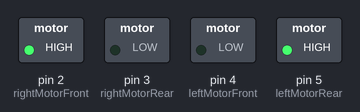
This sketch was run on a simulated Arduino Uno, built with avr-gcc and run on an emulated ATmega328P. On the bench: switched loads named in the sketch (green lamp = pin HIGH).

Above: at 0.1 s.
Timing chart, 0 to 1.6 s (numbered marks = the images above):
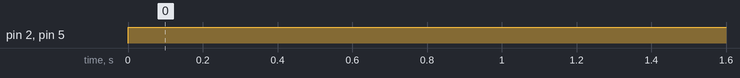

Measured:
- by itself, pin 2 (rightMotorFront), pin 5 (leftMotorRear): LOW → HIGH at 0.00 s

The sketch:

RobotCar_MaxCode.ino
```cpp
int rightMotorFront = 2;
int rightMotorRear = 3;
int leftMotorFront = 4;
int leftMotorRear = 5;

void setup() {
  // put your setup code here, to run once:
  pinMode(rightMotorFront, OUTPUT);
  pinMode(rightMotorRear, OUTPUT);
  pinMode(leftMotorFront, OUTPUT);
  pinMode(leftMotorRear, OUTPUT);
}

void loop() {
  // put your main code here, to run repeatedly:
  // Below code is for the RIGHT side of the Robot Car.
  digitalWrite(rightMotorFront, HIGH);
  digitalWrite(rightMotorRear, LOW);

  // Below code is for the LEFT side of the Robot Car.
  digitalWrite(leftMotorFront, LOW);
  digitalWrite(leftMotorRear, HIGH);
  delay(2500);

  digitalWrite(rightMotorFront, HIGH);
  digitalWrite(rightMotorRear, LOW);

  // Below code is for the LEFT side of the Robot Car.
  digitalWrite(leftMotorFront, LOW);
  digitalWrite(leftMotorRear, HIGH);
  delay(2500);
}
```
